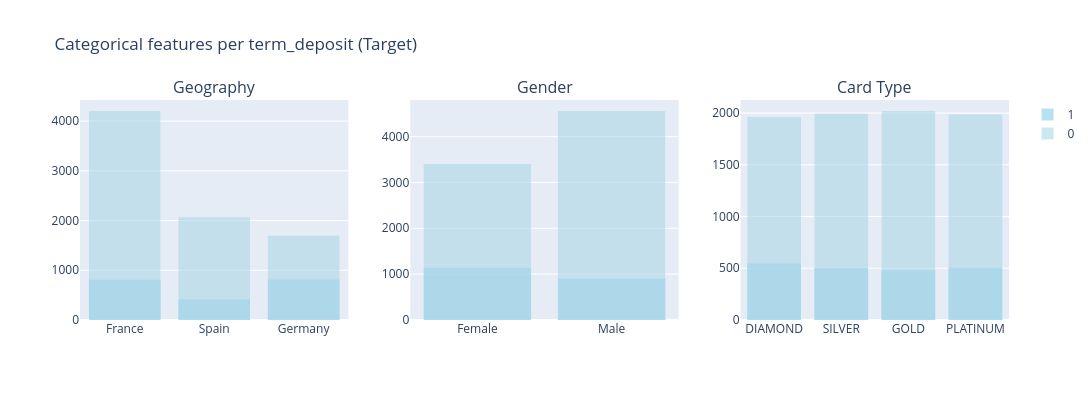

The code cell stored with this chart in its notebook:
### Markdown cell above
## EXPLORATORY DATA ANALYSIS AND DATA CLEANING

### Code cell
cols = 3
rows = -(-len(categorical_features) // cols)

fig = make_subplots(rows=rows, cols=cols, subplot_titles=[f'{feature}' for feature in categorical_features])

colors = ['lightblue', 'skyblue']

for i, feature in enumerate(categorical_features):
    row = i // cols + 1
    col = i % cols + 1
    for target_value in data['Exited'].unique():
        filtered_data = data[data['Exited'] == target_value]
        fig.add_trace(
            go.Histogram(
                x=filtered_data[feature],
                name=f'{target_value}',
                marker_color=colors[int(target_value)],
                showlegend=(i == 0)
            ),
            row=row,
            col=col
        )

fig.update_layout(
    height=400,
    width=1200,
    title_text='Categorical features per term_deposit (Target)',
    barmode='overlay',
)

fig.update_traces(opacity=0.6)
fig.show()

### Figure 1 — Plotly figure (JSON) as saved in the notebook; plotly's stock layout.template omitted (floating-point values rounded to 4 significant figures; data arrays with more than 128 entries replaced by an {"elided": "..."} marker saying what was removed)
{"data": [{"marker": {"color": "skyblue"}, "name": "1", "opacity": 0.6, "showlegend": true, "type": "histogram", "x": {"elided": "2038 str values"}, "xaxis": "x", "yaxis": "y"}, {"marker": {"color": "lightblue"}, "name": "0", "opacity": 0.6, "showlegend": true, "type": "histogram", "x": {"elided": "7962 str values"}, "xaxis": "x", "yaxis": "y"}, {"marker": {"color": "skyblue"}, "name": "1", "opacity": 0.6, "showlegend": false, "type": "histogram", "x": {"elided": "2038 str values"}, "xaxis": "x2", "yaxis": "y2"}, {"marker": {"color": "lightblue"}, "name": "0", "opacity": 0.6, "showlegend": false, "type": "histogram", "x": {"elided": "7962 str values"}, "xaxis": "x2", "yaxis": "y2"}, {"marker": {"color": "skyblue"}, "name": "1", "opacity": 0.6, "showlegend": false, "type": "histogram", "x": {"elided": "2038 str values"}, "xaxis": "x3", "yaxis": "y3"}, {"marker": {"color": "lightblue"}, "name": "0", "opacity": 0.6, "showlegend": false, "type": "histogram", "x": {"elided": "7962 str values"}, "xaxis": "x3", "yaxis": "y3"}], "layout": {"annotations": [{"font": {"size": 16}, "showarrow": false, "text": "Geography", "x": 0.1444, "xanchor": "center", "xref": "paper", "y": 1, "yanchor": "bottom", "yref": "paper"}, {"font": {"size": 16}, "showarrow": false, "text": "Gender", "x": 0.5, "xanchor": "center", "xref": "paper", "y": 1, "yanchor": "bottom", "yref": "paper"}, {"font": {"size": 16}, "showarrow": false, "text": "Card Type", "x": 0.8556, "xanchor": "center", "xref": "paper", "y": 1, "yanchor": "bottom", "yref": "paper"}], "barmode": "overlay", "height": 400, "title": {"text": "Categorical features per term_deposit (Target)"}, "width": 1200, "xaxis": {"anchor": "y", "domain": [0, 0.2889]}, "xaxis2": {"anchor": "y2", "domain": [0.3556, 0.6444]}, "xaxis3": {"anchor": "y3", "domain": [0.7111, 1]}, "yaxis": {"anchor": "x", "domain": [0, 1]}, "yaxis2": {"anchor": "x2", "domain": [0, 1]}, "yaxis3": {"anchor": "x3", "domain": [0, 1]}}}
